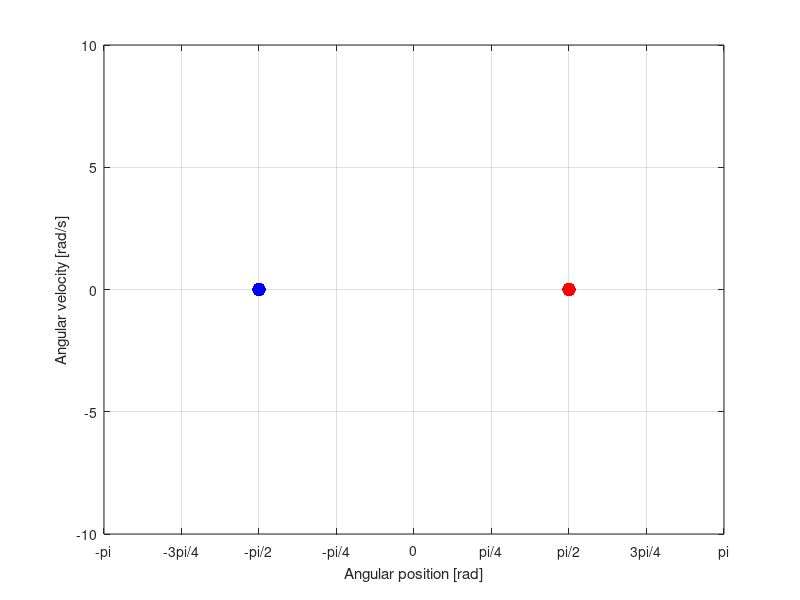

Write MATLAB code to recreate this figure. (Note: this script raises an error after producing the figure.)
function control = LQR_RRT_pend
% Computes the sequence of control actions needed for the swing up of
% a simple pendulum using a Rapidly Exploring Random Tree.
% The tree will grow from the initial state and span the phase space area,
% looking for the goal point/state (indicated by the red marker).
% If the goal state was located, a red line traces back the sequence of states used
% to reach the goal state.
	
	x0 = [-pi/2; 0];	% initial state; angle position measured from x-axis
	xG = [pi/2; 0];		% goal state

	xlimits = [-pi,pi; -10,10];	% state limits
		
	N = 1000;	% maximum number of iterations

	% pre-allocating memory
	V = repmat(x0,1,N);		% stores a graph of states in RRT
	P = ones(1,N);			% stores index of parent states
	Ui = ones(1,N);			% stores index of control actions in U
	u_path = ones(1,1000);  % stores sequence of control actions (solution to problem)
	xbi = 1;                % index used for traceback
	cost = [0];             % stores cost each node from root of tree (cummulative LQR cost of path through tree)
	
	setup_plot(x0,xG,xlimits);
	
	% keep growing RRT util goal found or run out of iterations
	for n = 2:N
	
		% get random state
    	x_rand = rand(2,1).*(xlimits(:,2)-xlimits(:,1)) + xlimits(:,1);
		
		% select RRT vertex closest to the state point, based on LQR distance metric
		i = LQR_nearest(V,x_rand,n);
		x_nearest = V(:,i);
		
		% temporarily create branch from nearest tree vertex to the new random state
%		[t, delta, new_cost] = LQR_steer(x_nearest, x_rand);
		[t, delta, new_cost] = LQR_steer_connect(x_nearest, x_rand);
        x_new = delta(end-1,:)';        % instead of the random state, use end of path steered towards random state; i.e. use x_new
        
        % get list of tree vertices near new state x_new
        X_near_indices = LQR_near(V,x_new,n);
        
        % choose a parent for x_new such that adding x_new to the tree is most efficient in terms of cost
        [x_min_index, delta_min] = choose_parent(V,X_near_indices,x_new,cost);
        x_new = delta(end-1,:)';
        		
		% if angular position is greater than pi rads, wrap around
		temp = x_new(1);
		if( (x_new(1) > pi) || (x_new(1) < -pi) )
        		x_new(1) = mod(x_new(1)+pi,2*pi)-pi;
        end
		
		% plot new RRT branch
		if(abs(x_new(1)-temp) < pi)
            plot(delta(1:end-1,1),delta(1:end-1,2));
		%{
			line([V(1,i),x_new(1)],[V(2,i),x_new(2)],'Color','b');
		%}
		end

		
		% link new state to the nearest vertex in the tree
		V(:,n) = x_new;
		P(n) = x_min_index;
		cost = [cost; cost(x_min_index)+new_cost];
%		Ui(n) = ui;
        
        % rewire tree such that vertices near x_new use x_new as parent is it is more cost-effective
        P = rewire(V, P, X_near_indices, x_new, cost, n);
        
		% for higher values of n, only update plot every 100 iteration (speeds up animation)
		%{
		if(mod(n,1)==1)
			drawnow;
		end
		%}
		
		drawnow;
%		pause;

		% if the goal was reached, stop growing tree
		if((x_new(1) <= xG(1)+0.1) && (x_new(1) >= xG(1)-0.1))
		    if((x_new(2) <= xG(2)+0.5) && (x_new(2) >= xG(2)-0.5))			
			    break;
			end
		end
		
	end
	
	if(n == N)
		title('Simulation complete (goal not found; ran out of iterations)');
	else		% retrace steps from goal state to initial state
	    title('Simulation complete (goal found)');
	    n
        xbi = n;
        index = 1;

        % retrace control actions and solution trajectory
		% path displayed using red line
        while(xbi ~= 1)
	        xx = [V(1,xbi),V(1,P(xbi))];
	        if abs(xx(2)-xx(1))<pi
		        line([V(1,xbi),V(1,P(xbi))],[V(2,xbi),V(2,P(xbi))],'Color','r','LineWidth',2);
	        end
	
%            u_path(index) = U( Ui(xbi) );
%            index = index+1;
	        xbi = P(xbi);
        end
        
%{        
        index2 = 1;
       	u_path_final = ones(1,index-1);
        while(index > 1)
            u_path_final(index2) = u_path(index-1);
            index = index-1;
            index2 = index2+1;
        end
        
        control = [[0:dt:dt*length(u_path_final)-dt]',u_path_final'];
%}
        drawnow;

	end
	
end

function [] = setup_plot(x0,xG,xlimits)
    % setup plot
	figure(1);
	hold off;
	plot(x0(1),x0(2),'b.','MarkerSize',30);	% initial state in blue
	hold on;
	plot(xG(1),xG(2),'r.','MarkerSize',30);	% goal state in red
	grid on;

	axis([xlimits(1,:),xlimits(2,:)]);
	xlabel('Angular position [rad]');
	ylabel('Angular velocity [rad/s]');
	
	set(gca,'XTick',-pi:pi/4:pi,'XTickLabel',{'-pi','-3pi/4','-pi/2','-pi/4','0','pi/4','pi/2','3pi/4','pi'});
end

